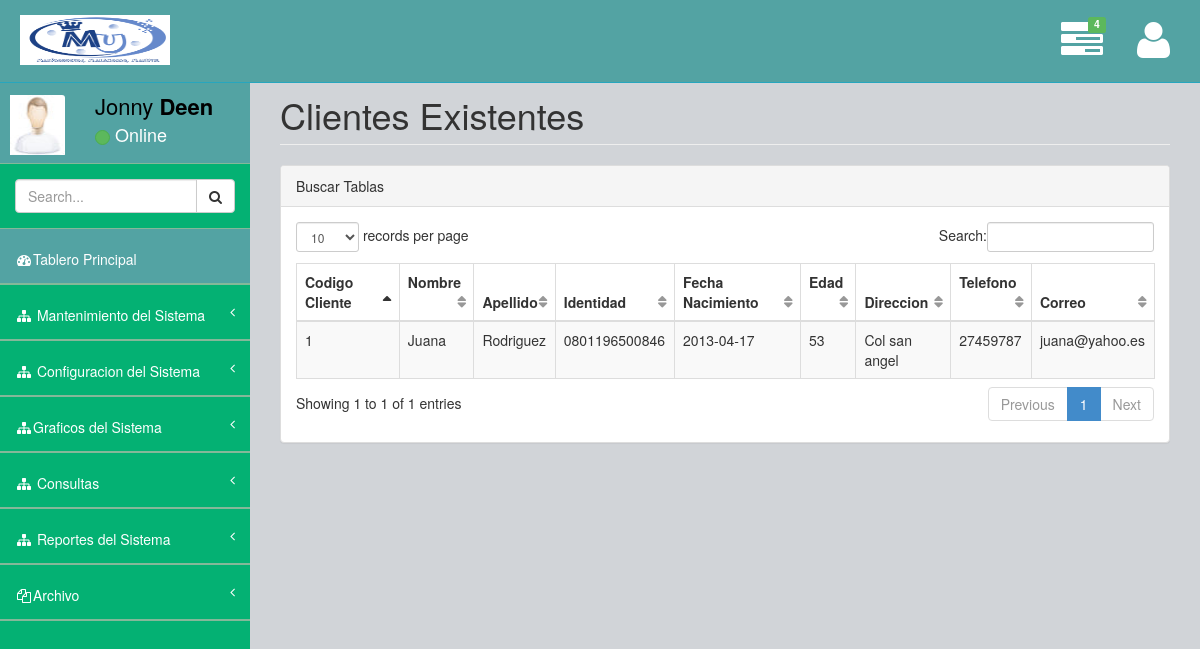
The app's page /Sistema/class/tables4.php, older data.
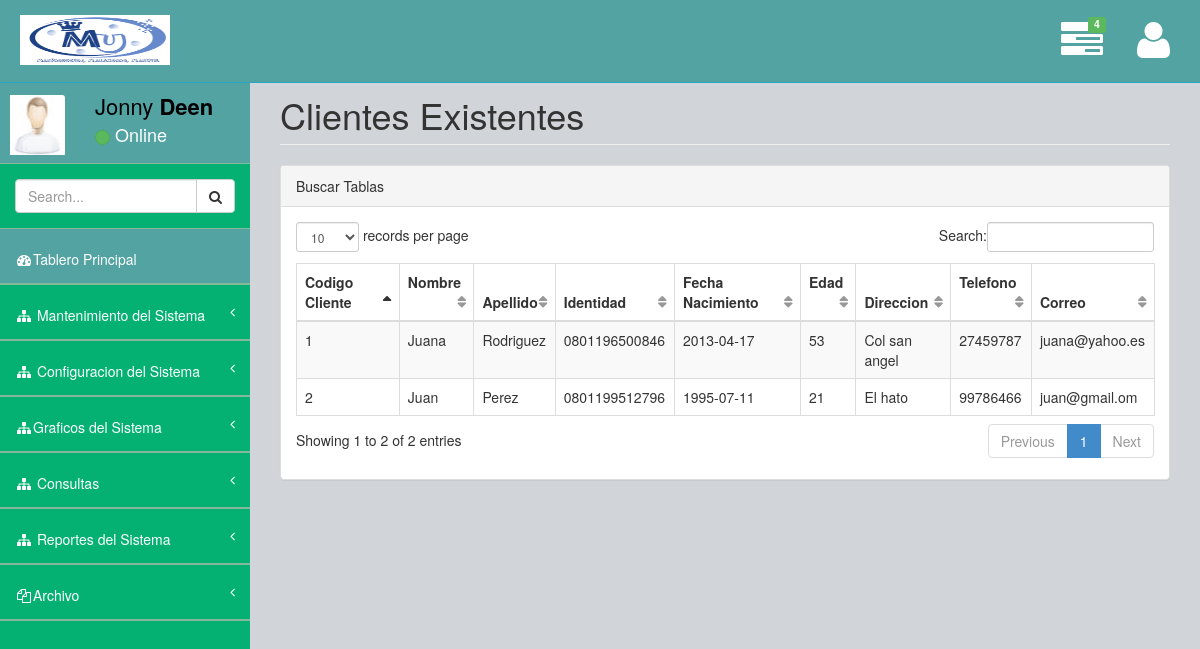
The same page, newer data.
### tables this page shows
CREATE TABLE IF NOT EXISTS `tbl_clientes` (
  `codigo_cliente` int(11) NOT NULL AUTO_INCREMENT,
  `codigo_tipo_cliente` int(11) NOT NULL,
  `codigo_genero` int(11) NOT NULL,
  `codigo_estado_civil` int(11) NOT NULL,
  `nombre_cliente` varchar(60) NOT NULL,
  `apellido_cliente` varchar(75) NOT NULL,
  `identidad_cliente` varchar(45) NOT NULL,
  `fecha_nacimiento` date NOT NULL,
  `edad_cliente` int(11) DEFAULT NULL,
  `direccion` varchar(1000) NOT NULL,
  `telefono` varchar(45) NOT NULL,
  `correo_electronico` varchar(100) DEFAULT NULL,
  `fotografia` tinyblob,
  `fecha_ingreso_cliente` date NOT NULL,
  `codigo_membresia` varchar(45) DEFAULT NULL,
  PRIMARY KEY (`codigo_cliente`),
  KEY `fk_tbl_clientes_tbl_generos1_idx` (`codigo_genero`),
  KEY `fk_tbl_clientes_tbl_tipo_clientes1_idx` (`codigo_tipo_cliente`),
  KEY `fk_tbl_clientes_tbl_estado_civil1_idx` (`codigo_estado_civil`)
);

### Sistema/class/class_conexion.php (called while the page is built, shortened)
<?php
	class Conexion{
		private $usuario="root";
		private $contrasena="";
		private $host="localhost";
		private $baseDatos="db_farmacia_maxutil";
		private $puerto="3306";
		private $link;
		public function establecerConexion(){
			$this->link = mysqli_connect($this->host, $this->usuario, $this->contrasena, $this->baseDatos, $this->puerto);
		}
		public function ejecutarInstruccion($sql){
			return mysqli_query($this->link, $sql);
		}
		public function obtenerFila($resultado){
			return mysqli_fetch_array($resultado);
		}
	}
?>

### Sistema/class/tables4.php (the view, shortened to what this page needs)
<!DOCTYPE html>
<html>
<head>
    <link href="../css/plugins/bootstrap/bootstrap.css" rel="stylesheet" />
    <link href="../css/font-awesome/css/font-awesome.css" rel="stylesheet" />
    <link href="../css/plugins/pace/pace-theme-big-counter.css" rel="stylesheet" />
  <link href="../css/style.css" rel="stylesheet" />
      <link href="../css/main-style.css" rel="stylesheet" />
    <link href="../css/plugins/dataTables/dataTables.bootstrap.css" rel="stylesheet" />
</head>
<body>
    <div id="wrapper">
        <nav class="navbar navbar-default navbar-fixed-top" role="navigation" id="navbar">
            <div class="navbar-header">
                <a class="navbar-brand" href="../formularios/administrador.php" >
                    <img src="../img/logoMaxUtil.png" alt="" width="150" style="height: 50px;" />
                </a>
            </div>
            <ul class="nav navbar-top-links navbar-right">
                <li class="dropdown">
                    <a class="dropdown-toggle" data-toggle="dropdown" href="#">
                        <span class="top-label label label-success">4</span>  <i class="fa fa-tasks fa-3x"></i>
                    </a>
                </li>
                <li class="dropdown">
                    <a class="dropdown-toggle" data-toggle="dropdown" href="#">
                        <i class="fa fa-user fa-3x"></i>
                    </a>
                </li>
            </ul>
        </nav>
        <nav class="navbar-default navbar-static-side" role="navigation">
            <div class="sidebar-collapse">
                <ul class="nav" id="side-menu">
                    <li>
                        <div class="user-section">
                            <div class="user-section-inner">
                                <img src="../img/user.jpg" alt="">
                            </div>
                            <div class="user-info">
                                <div>Jonny <strong>Deen</strong></div>
                                <div class="user-text-online">
                                    <span class="user-circle-online btn btn-success btn-circle "></span>&nbsp;Online
                                </div>
                            </div>
                        </div>
                    </li>
                    <li class="sidebar-search">
                        <div class="input-group custom-search-form">
                            <input type="text" class="form-control" placeholder="Search...">
                            <span class="input-group-btn">
                                <button class="btn btn-default" type="button">
                                    <i class="fa fa-search"></i>
                                </button>
                            </span>
                        </div>
                    </li>
                    <li class="selected">
                        <a href="../formularios/administrador.php"><i class="fa fa-dashboard fa-fw"></i>Tablero Principal</a>
                    </li>
                    <li>
                        <a href="#"><i class="fa fa-sitemap fa-fw"></i> Mantenimiento del Sistema<span class="fa arrow"></span></a>
                    </li>
                    <li>
                        <a href="#"><i class="fa fa-sitemap fa-fw"></i> Configuracion del Sistema<span class="fa arrow"></span></a>
                    </li>
                    <li>
                        <a href="#"><i class="fa fa-sitemap fa-fw"></i>Graficos del Sistema<span class="fa arrow"></span></a>
                    </li>
                    <li>
                        <a href="#"><i class="fa fa-sitemap fa-fw"></i> Consultas<span class="fa arrow"></span></a>
                    </li>
                    <li>
                        <a href="#"><i class="fa fa-sitemap fa-fw"></i> Reportes del Sistema<span class="fa arrow"></span></a>
                    </li>
                    <li>
                        <a href="#"><i class="fa fa-files-o fa-fw"></i>Archivo<span class="fa arrow"></span></a>
                    </li>
                </ul>
            </div>
        </nav>
        <div id="page-wrapper">
            <div class="row">
                <div class="col-lg-12">
                    <h1 class="page-header">Clientes Existentes</h1>
                </div>
            </div>
            <div class="row">
                <div class="col-lg-12">
                    <div class="panel panel-default">
                        <div class="panel-heading">
                             Buscar Tablas
                        </div>
                        <div class="panel-body">
                            <div class="table-responsive">
                                <?php
                                include_once("class_conexion.php");
                                $conexion = new Conexion();
                                $resultado = $conexion->ejecutarInstruccion(
                                    "SELECT codigo_cliente, nombre_cliente, apellido_cliente,
                                    identidad_cliente, fecha_nacimiento, edad_cliente, direccion,
                                    telefono, correo_electronico
                                     FROM tbl_clientes"
                                    );
                                    ?>
                                <table class="table table-striped table-bordered table-hover" id="dataTables-example">
                                    <thead>
                                        <tr>
                                            <th>Codigo Cliente</th>
                                            <th>Nombre </th>
                                            <th>Apellido</th>
                                            <th>Identidad</th>
                                            <th>Fecha Nacimiento</th>
                                            <th>Edad</th>
                                            <th>Direccion</th>
                                            <th>Telefono</th>
                                            <th>Correo</th>
                                        </tr>
                                    </thead>
                                    <tbody>
                                    <?php
                               while($fila = $conexion->obtenerFila($resultado)){
                                    ?>
                                    <tr class="odd gradeX">
                                            <td><?php echo $fila["codigo_cliente"] ;?></td>
                                            <td><?php echo $fila["nombre_cliente"] ;?></td>
                                            <td><?php echo $fila["apellido_cliente"] ;?></td>
                                            <td><?php echo $fila["identidad_cliente"] ;?></td>
                                            <td><?php echo $fila["fecha_nacimiento"] ;?></td>
                                            <td><?php echo $fila["edad_cliente"] ;?></td>
                                            <td><?php echo $fila["direccion"] ;?></td>
                                            <td><?php echo $fila["telefono"] ;?></td>
                                            <td><?php echo $fila["correo_electronico"] ;?></td>
                                        </tr>
                                <?php
                                }
                                ?>
                                    </tbody>
                                </table>
                            </div>
                        </div>
                    </div>
                </div>
            </div>
            </div>
    </div>
</body>
</html>

### Sistema/css/style.css (style rules this page uses)
body { background-color: #f8f8f8; }
#wrapper { width: 100%; margin-top: 55px!important; background-color:#04B173; }
#page-wrapper { padding: 0 15px; min-height: 568px; background-color:rgb(209, 212, 216); }
.navbar-static-side ul li { border-bottom:1px solid #84B899 !important; }
.navbar-top-links li { display: inline-block; }
.navbar-top-links li:last-child { margin-right: 15px; }
.navbar-top-links li a { padding: 20px; min-height: 50px; }
.sidebar-search { padding: 15px; }
.arrow { float: right; }
.fa.arrow:before { content: "\f104"; }
@media (min-width:768px) { .navbar-static-side { z-index: 1; position: absolute; width: 250px; } }
table.dataTable thead .sorting, table.dataTable thead .sorting_asc:after, table.dataTable thead .sorting_desc, table.dataTable thead .sorting_asc_disabled, table.dataTable thead .sorting_desc_disabled { background: transparent; }
table.dataTable thead .sorting_asc:after { content: "\f0de"; float: right; font-family: fontawesome; }
table.dataTable thead .sorting:after { content: "\f0dc"; float: right; font-family: fontawesome; color: rgba(50,50,50,.5); }
.btn-circle { width: 30px; height: 30px; padding: 6px 0; border-radius: 15px; text-align: center; font-size: 12px; line-height: 1.428571429; }

### Sistema/css/main-style.css (style rules this page uses)
.user-section-inner { height: 65px; width: 65px; -moz-border-radius: 3px; -webkit-border-radius: 3px; border-radius: 3px; overflow: hidden; display: inline-block; float: left; margin-right: 15px; margin-top: 20px; }
.user-section-inner img { margin-left:10px; width:55px; height:60px; }
.user-info { display: block; color:#000!important; display: inline-block; padding: 15px; margin-bottom: 0px }
.user-text-online { font-size:18px; color:#fff }
.user-circle-online { width: 15px!important; height: 15px!important; }
.navbar-top-links > li > a { color: #FFFFFF; }
.nav > li > a { padding: 20px 15px; }
#side-menu { background-color:#04B173; }
#side-menu a { color:#fff; border-bottom: 1px solid #84B899 !important; height: 55px; }
.selected { background-color:rgb(83, 163, 163); }
#navbar { background-color:rgb(83, 163, 163); }
.navbar-brand { padding-left:20px; }
.navbar-brand img { height:30px; }
.top-label { position: absolute; top: 50%; right: 50%; margin-top: -24px; margin-right: -24px; }
.navbar-default { border-color: #27A6BE; }
@media (min-width:768px) { #page-wrapper { position: inherit; margin: 0 0 0 250px; padding: 0 30px; min-height: 1000px; } }

Row changes from the older to the newer data that the page shows:
added tbl_clientes: codigo_cliente "2", nombre_cliente "Juan", apellido_cliente "Perez", identidad_cliente "0801199512796", fecha_nacimiento "1995-07-11", edad_cliente "21", direccion "El hato", telefono "99786466", correo_electronico "juan@gmail.om"
Text that changed along with them:
text written by a page script: "records per page Search: Showing 1 to 1 of 1 entries Previous 1 Next" → "records per page Search: Showing 1 to 2 of 2 entries Previous 1 Next"
